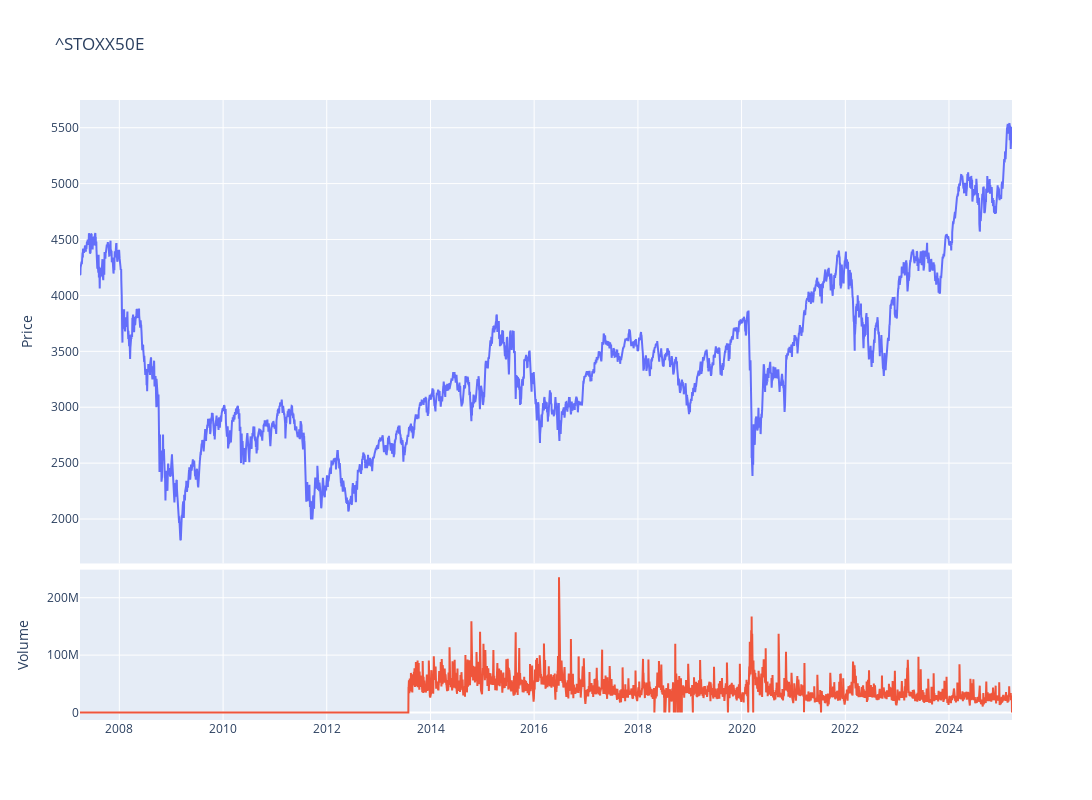

The cell this chart's notebook holds for it:
### Code cell
fig = make_subplots(rows=4, cols=1,shared_xaxes=True,vertical_spacing=0.01,specs=[[{'rowspan':3,'colspan':1}],[None],[None],[{'rowspan':1,'colspan':1}]])

# Graph (1,1)
fig.add_trace(go.Scatter(x=stock_ticker.index,y=stock_ticker['Adj Close'],mode="lines",name=f"{ticker}"),row=1, col=1)
# Update xaxis properties
fig.update_yaxes(title_text="Price", row=1, col=1)

# Graph (4,1)
fig.add_trace(go.Scatter(x=stock_ticker.index,y=stock_ticker['Volume'],mode="lines",name='Volume'),row=4, col=1)
fig.update_yaxes(title_text="Volume", row=4, col=1)

fig.update_layout(height=800, width=1300,showlegend=False,title=f"{ticker}")

fig.show()

### Figure 1 — Plotly figure (JSON) as saved in the notebook; plotly's stock layout.template omitted (floating-point values rounded to 4 significant figures; data arrays with more than 128 entries replaced by an {"elided": "..."} marker saying what was removed)
{"data": [{"mode": "lines", "name": "^STOXX50E", "type": "scatter", "x": {"elided": "4507 str values"}, "xaxis": "x", "y": {"elided": "4507 float values"}, "yaxis": "y"}, {"mode": "lines", "name": "Volume", "type": "scatter", "x": {"elided": "4507 str values"}, "xaxis": "x2", "y": {"elided": "4507 int values"}, "yaxis": "y2"}], "layout": {"height": 800, "showlegend": false, "title": {"text": "^STOXX50E"}, "width": 1300, "xaxis": {"anchor": "y", "domain": [0, 1], "matches": "x2", "showticklabels": false}, "xaxis2": {"anchor": "y2", "domain": [0, 1]}, "yaxis": {"anchor": "x", "domain": [0.2525, 1], "title": {"text": "Price"}}, "yaxis2": {"anchor": "x2", "domain": [0, 0.2425], "title": {"text": "Volume"}}}}
